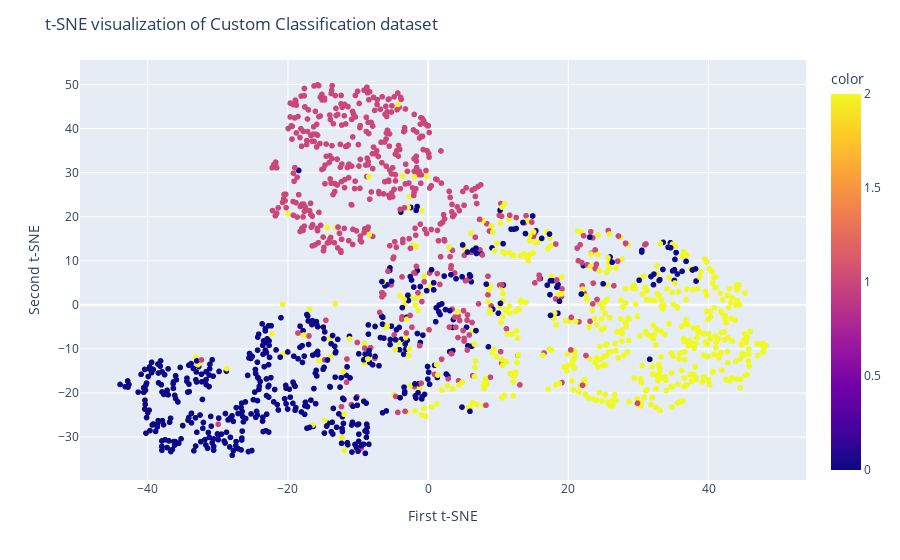

The code cell stored with this chart in its notebook:
### Markdown cell above
# t-SNE Visualization Python
Similar to PCA, we will visualize two t-SNE components on a scatter plot.

### Code cell
fig = px.scatter(x=X_tsne[:, 0], y=X_tsne[:, 1], color=y)
fig.update_layout(
    title="t-SNE visualization of Custom Classification dataset",
    xaxis_title="First t-SNE",
    yaxis_title="Second t-SNE",
)
fig.show()

### Figure 1 — Plotly figure (JSON) as saved in the notebook; plotly's stock layout.template omitted (floating-point values rounded to 4 significant figures; data arrays with more than 128 entries replaced by an {"elided": "..."} marker saying what was removed)
{"data": [{"hovertemplate": "x=%{x}<br>y=%{y}<br>color=%{marker.color}<extra></extra>", "legendgroup": "", "marker": {"color": {"elided": "1500 int values"}, "coloraxis": "coloraxis", "symbol": "circle"}, "mode": "markers", "name": "", "showlegend": false, "type": "scattergl", "x": {"elided": "1500 float values"}, "xaxis": "x", "y": {"elided": "1500 float values"}, "yaxis": "y"}], "layout": {"coloraxis": {"colorbar": {"title": {"text": "color"}}, "colorscale": [[0, "#0d0887"], [0.1111, "#46039f"], [0.2222, "#7201a8"], [0.3333, "#9c179e"], [0.4444, "#bd3786"], [0.5556, "#d8576b"], [0.6667, "#ed7953"], [0.7778, "#fb9f3a"], [0.8889, "#fdca26"], [1, "#f0f921"]]}, "legend": {"tracegroupgap": 0}, "margin": {"t": 60}, "title": {"text": "t-SNE visualization of Custom Classification dataset"}, "xaxis": {"anchor": "y", "domain": [0, 1], "title": {"text": "First t-SNE"}}, "yaxis": {"anchor": "x", "domain": [0, 1], "title": {"text": "Second t-SNE"}}}}
